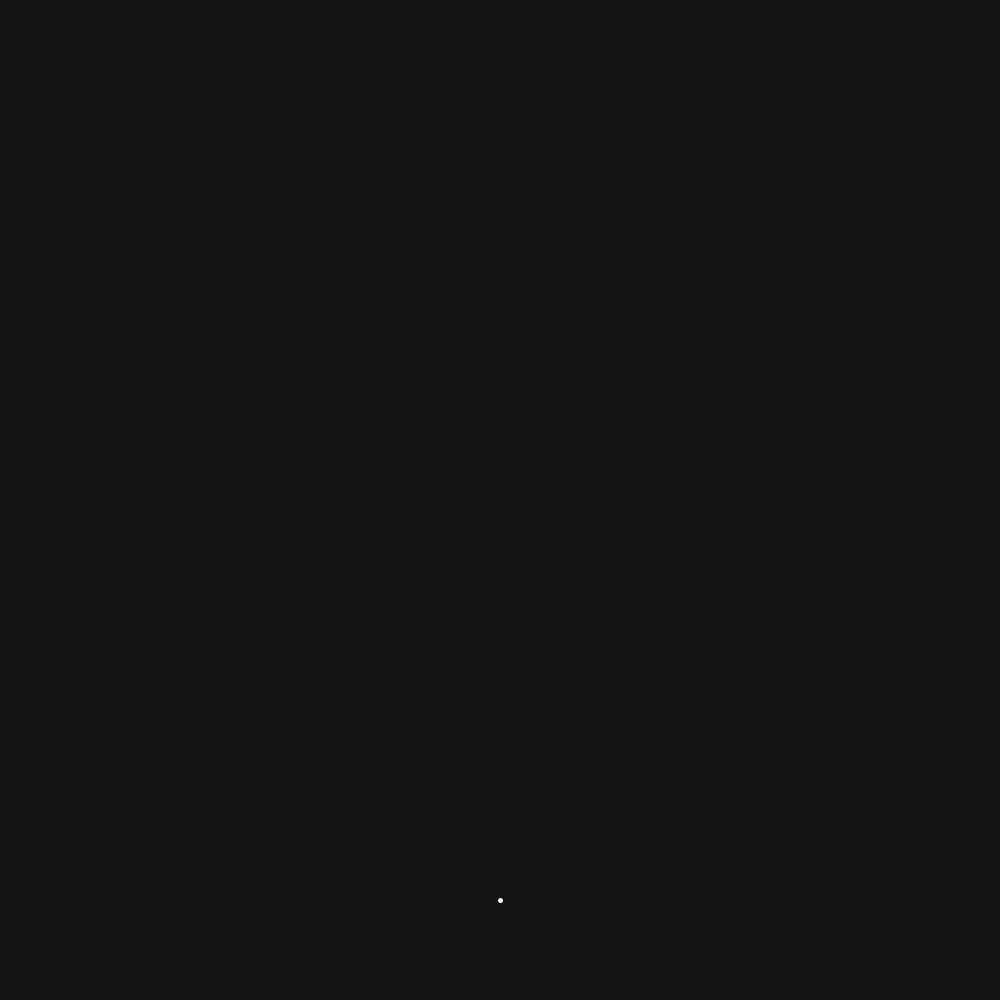
Frame 1 (no input)
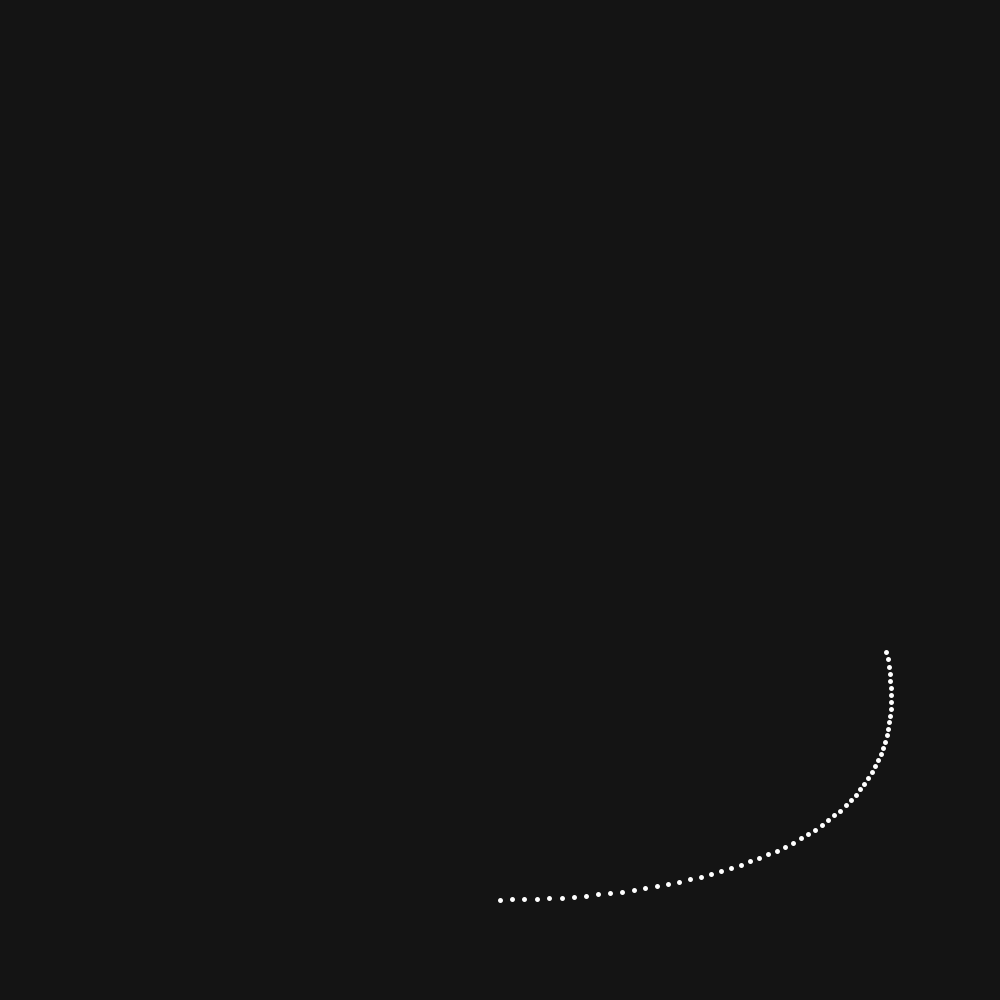
Frame 60 (the mouse pressed at the canvas centre just before this capture)
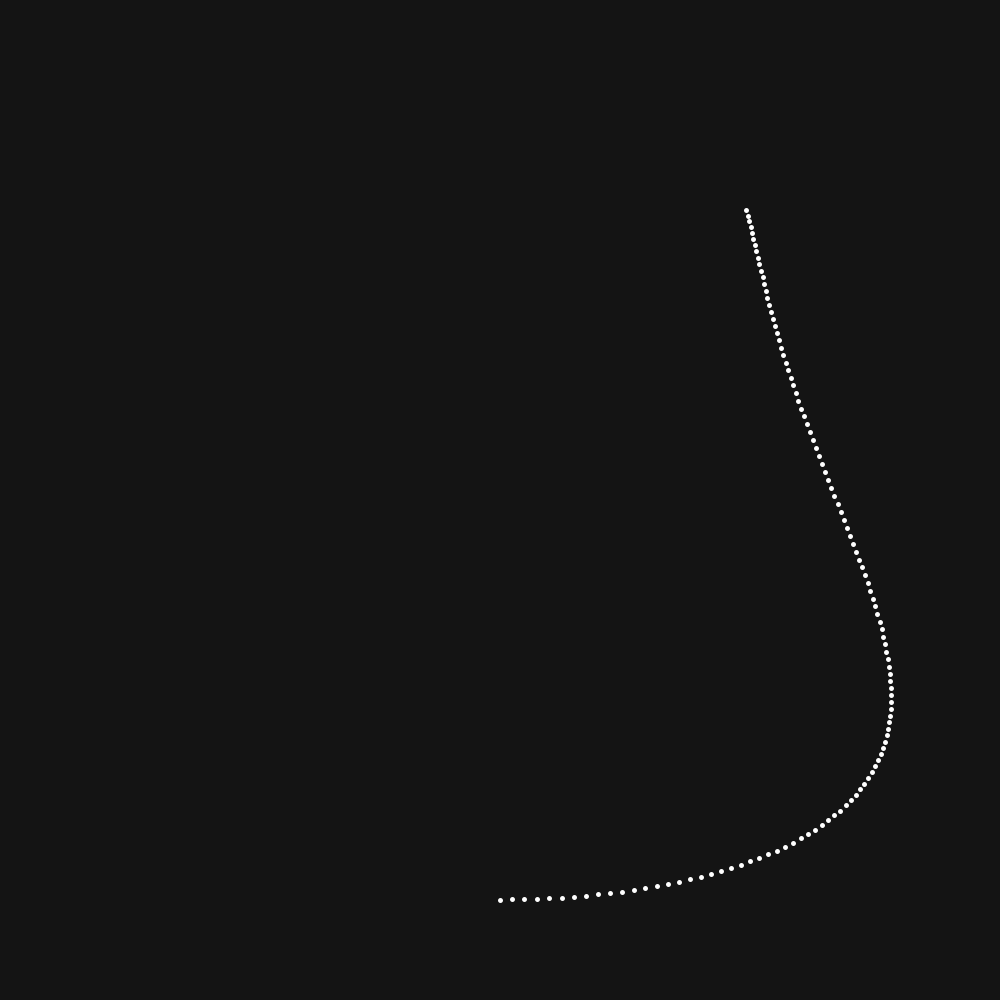
Frame 120 (the mouse held since frame 60 and released just before this capture)

The Processing sketch that drew these frames (run headless with seeded random() and noise(); from frame 60 on, the mouse is pressed at the canvas centre):

// Processing sketch: param_functions
// ── param_functions.pde
float t = 0;

void setup() {
    background(20);

    size(1000, 1000);
}

void draw() {
    stroke(255);
    strokeWeight(5);

    translate(width / 2, height / 2);

    // line(x1(t), y1(t), x2(t), y2(t));
    point(x2(t), y2(t));

    t++;
}

float x1(float t) {
    return t;
}

float y1(float t) {
    return sin(t);
}

float x2(float t) {
    return sin(t / 50) * 400 + sin(t / 20) * 90;
}

float y2(float t) {
    return cos(t / 50) * 400;
}
